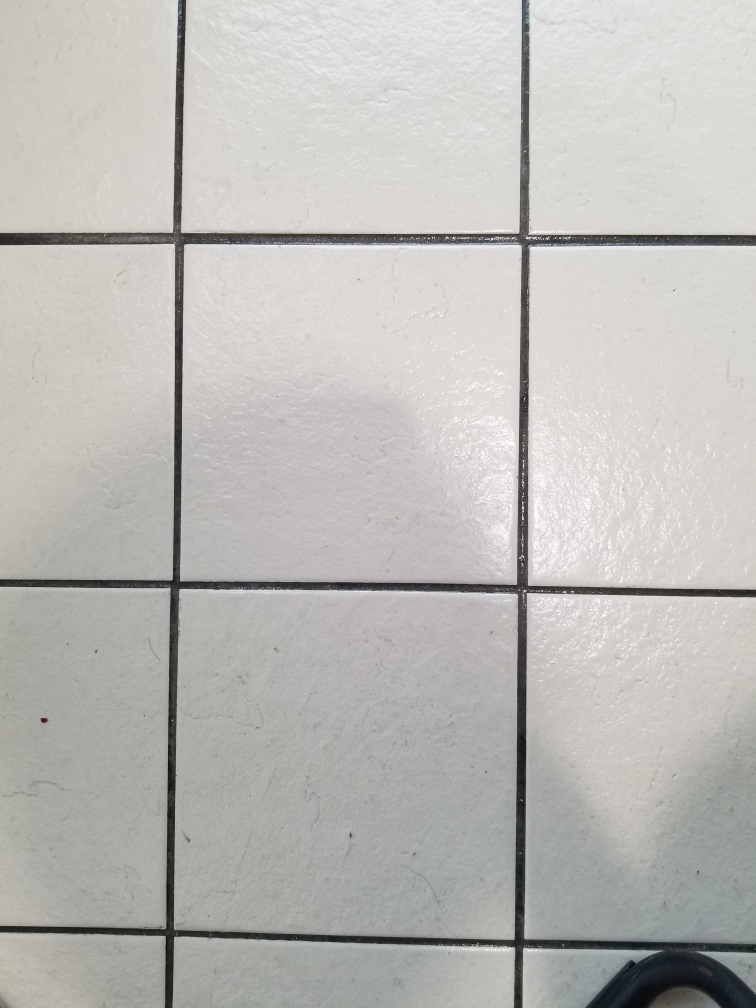
#> input picture image_manipulation_testing/the_floor.jpg, 3024 x 4032 px (shown at 1/4 size)
$ jupyter execute --allow-errors Capstone_Shape_Detection_Testing.ipynb
#> lines starting #> are read from the running program, lines starting #| are printed output that depends on the picture; after the words box and inside, x2 and y2 are one past the last pixel; in counts of white or black regions, pixels touching at a corner belong together
[cell 1]
import numpy as np
import matplotlib.pyplot as plt
import cv2
import imutils

[cell 2]
# read the image
img = cv2.imread("the_floor.jpg")
#> img is the input picture: shape (4032, 3024, 3); mean B, G, R 183.4, 186.9, 188.2

[cell 3]
# display image that was read in
plt.imshow(img)
plt.title('my picture')
plt.show()

[cell 4]
# convert to grayscale
grayscale = cv2.cvtColor(img, cv2.COLOR_BGR2GRAY)
plt.imshow(grayscale)
plt.title('my picture')
plt.show()

[cell 5]
(thresh, blackAndWhiteImage) = cv2.threshold(grayscale, 130, 255, cv2.THRESH_BINARY)
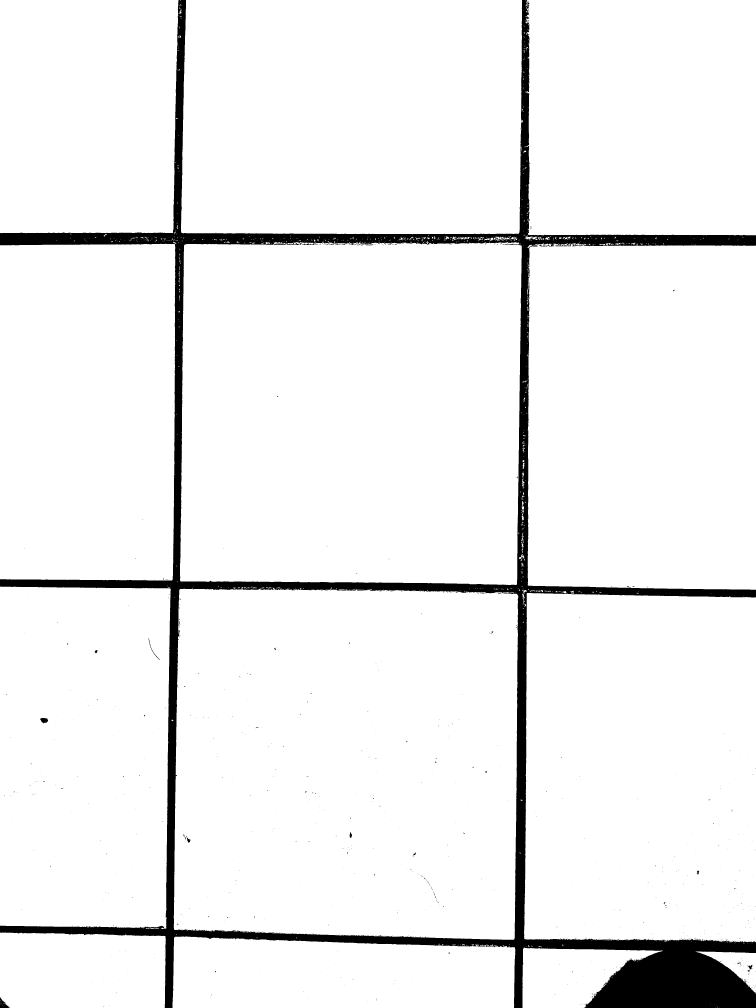
#> blackAndWhiteImage: shape (4032, 3024) (shown at 1/4 size); 94.3% white; 897 black regions (865 under 20 px), largest, box (x1, y1, x2, y2) and area: (0, 0, 3024, 4032) 684713, (0, 3989, 40, 4032) 782, (161, 2872, 192, 2896) 478
plt.imshow(blackAndWhiteImage)
plt.title('my picture')
plt.show()

[cell 6]
#Blend then convert to black and white again
# It might be helpful to use this once to reduce noise (with a regular threshhold)
# Then again to strengthen black lines (with a high threshhold)
kernel = np.ones((5,5),np.float32)/25
blended = cv2.filter2D(blackAndWhiteImage,-1,kernel)
(thresh, adjustedBlackAndWhiteImage) = cv2.threshold(blended, 220, 255, cv2.THRESH_BINARY)
#> adjustedBlackAndWhiteImage: shape (4032, 3024); 93.6% white; 144 black regions (61 under 20 px), largest, box (x1, y1, x2, y2) and area: (0, 0, 3024, 4032) 768687, (0, 3987, 41, 4032) 929, (159, 2870, 194, 2895) 630
plt.imshow(adjustedBlackAndWhiteImage)
plt.title('my picture')
plt.show()

[cell 7]
# perform edge detection
edges = cv2.Canny(adjustedBlackAndWhiteImage, 30, 100)
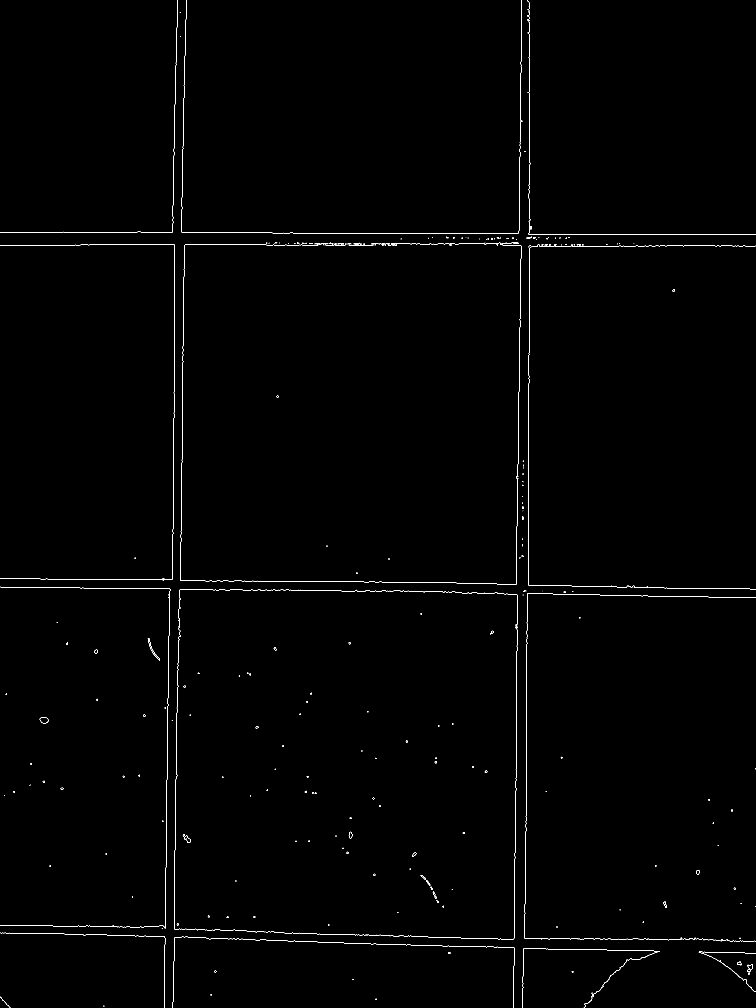
#> edges: shape (4032, 3024) (shown at 1/4 size); 0.32% white in thin lines or dots
plt.imshow(edges)
plt.title('my picture')
plt.show()

[cell 8]
# detect lines in the image using hough lines technique
lines = cv2.HoughLinesP(edges, 1, np.pi/180, 60, np.array([]), 50, 5)
#> lines = 144 rows, first 6: [2211, 937, 2362, 937], [1347, 933, 1645, 933], [700, 3370, 701, 3273], [2778, 2387, 2859, 2388], [2835, 2354, 2897, 2355], [282, 929, 332, 929]
for line in lines:
    for x1, y1, x2, y2 in line:
        cv2.line(img, (x1, y1), (x2, y2), (20, 220, 20), 3)
#> this loop made 144 passes
#> line on passes 1 to 12: [[2211, 937, 2362, 937]], [[1347, 933, 1645, 933]], [[700, 3370, 701, 3273]], [[2778, 2387, 2859, 2388]], [[2835, 2354, 2897, 2355]], [[282, 929, 332, 929]], [[2117, 445, 2117, 335]], [[1417, 3773, 1467, 3775]], [[697, 1481, 697, 1306]], [[2428, 3800, 2503, 3801]], [[167, 980, 321, 980]], [[1090, 932, 1159, 932]]
plt.imshow(img)
plt.show()

[cell 9]
##################################################################################################################3

[cell 10]
# Here's an approach I found online for detecting shapes


# load the image and resize it to a smaller factor so that
# the shapes can be approximated better
image = cv2.imread("the_floor.jpg")
resized = imutils.resize(image, width=100)
ratio = image.shape[0] / float(resized.shape[0])
#> ratio = 30.32
plt.imshow(resized)
plt.show()

[cell 11]
# convert the resized image to grayscale
gray = cv2.cvtColor(resized, cv2.COLOR_BGR2GRAY)
#> (the rest of this cell did not finish here and is left out)

[cell 12]
# blur it slightly
blurred = cv2.GaussianBlur(gray, (7, 7), 0)
plt.imshow(blurred)
plt.show()

[cell 13]
# threshhold it (convert to black and white)
# This needs to be adjusted for each individual picture depending on its lighting. Need to find a way to improve it
thresh = cv2.threshold(gray, 150, 255, cv2.THRESH_BINARY)[1]
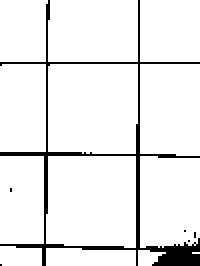
#> thresh: shape (133, 100) (shown 2 times larger); 92.7% white; 6 black regions (5 under 20 px), largest, box (x1, y1, x2, y2) and area: (0, 0, 100, 133) 968
plt.imshow(thresh)
plt.show()

[cell 14]
# Part of an idea I have to manually reduce noise/solidify lines

whites = 0
zeroes = 0
ones = 0
twos = 0
threes = 0
fours = 0
for i in range(len(thresh)):
    for j in range(len(thresh[1])):
        if thresh[i][j] == 0:
            blackEdges = 4
            if j != 0 and thresh[i][j-1] == 255:
                blackEdges -= 1
            if j != len(thresh[1])-1 and thresh[i][j+1] == 255:
                blackEdges -= 1
            if i != 0 and thresh[i-1][j] == 255:
                blackEdges -= 1
            if i != len(thresh)-1 and thresh[i+1][j] == 255:
                blackEdges -= 1
            if blackEdges == 4:
                fours += 1
            if blackEdges == 3:
                threes += 1
            if blackEdges == 2:
                twos += 1
            if blackEdges == 1:
                ones += 1
            if blackEdges == 0:
                zeroes += 1
        else:
            whites += 1
#> this loop made 133 passes
#> after the loop, fours = 182; ones = 11; threes = 436; twos = 344; whites = 12324; zeroes = 3

print("Whites",whites)
#| Whites 12324
print("Zeroes",zeroes)
#| Zeroes 3
print("Ones",ones)
#| Ones 11
print("Twos",twos)
#| Twos 344
print("Threes",threes)
#| Threes 436
print("Fours",fours)
#| Fours 182

[cell 15]
biased1 = thresh.copy()
biased2 = thresh.copy()
whited = 999999
while whited > 0:
    biased1 = biased2.copy()
    whited = 0
    for i in range(len(biased1)):
        for j in range(len(biased1[1])):
            if biased1[i][j] == 0:
                blackEdges = 4
                if j != 0 and biased1[i][j-1] == 255:
                    blackEdges -= 1
                if j != len(biased1[1])-1 and biased1[i][j+1] == 255:
                    blackEdges -= 1
                if i != 0 and biased1[i-1][j] == 255:
                    blackEdges -= 1
                if i != len(biased1)-1 and biased1[i+1][j] == 255:
                    blackEdges -= 1
                if blackEdges <= 1:
                    biased2[i][j] = 255
                    whited += 1
                else:
                    biased2[i][j] = 0
            else:
                biased2[i][j] = 255
    print("Whited",whited)

plt.imshow(biased2)
plt.show()

#> (a cell that did not finish here is left out)

[cell 17]
biased1 = thresh.copy()
biased2 = thresh.copy()
#for repeats in range(10)
whited = 1
while whited > 0:
    biased1 = biased2.copy()
    whited = 0
    for i in range(len(biased1)):
        for j in range(len(biased1[1])):
            if biased1[i][j] == 0:
                if j > 0 and j < len(biased1[1])-2 and biased1[i][j-1] == 255 and biased1[i][j+1] == 0 and biased1[i][j+2] == 0:
                    biased2[i][j] = 255
                    whited += 1
                elif j > 1 and j < len(biased1[1])-1 and biased1[i][j-1] == 0 and biased1[i][j-2] == 0 and biased1[i][j+1] == 255:
                    biased2[i][j] = 255
                    whited += 1
                elif i > 0 and i < len(biased1)-2 and biased1[i-1][j] == 255 and biased1[i+1][j] == 0 and biased1[i+2][j] == 0:
                    biased2[i][j] = 255
                    whited += 1
                elif i > 1 and i < len(biased1)-1 and biased1[i-1][j] == 0 and biased1[i-2][j] == 0 and biased1[i+1][j] == 255:
                    biased2[i][j] = 255
                    whited += 1
                else:
                    biased2[i][j] = 0
            else:
                biased2[i][j] = 255
    print("Whited",whited)
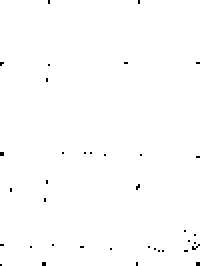
#> biased2: shape (133, 100) (shown 2 times larger); 99.5% white; black in thin lines or dots

plt.imshow(biased2)
plt.show()

[cell 18]
image = cv2.imread("dot_lines_incomplete.jpg")
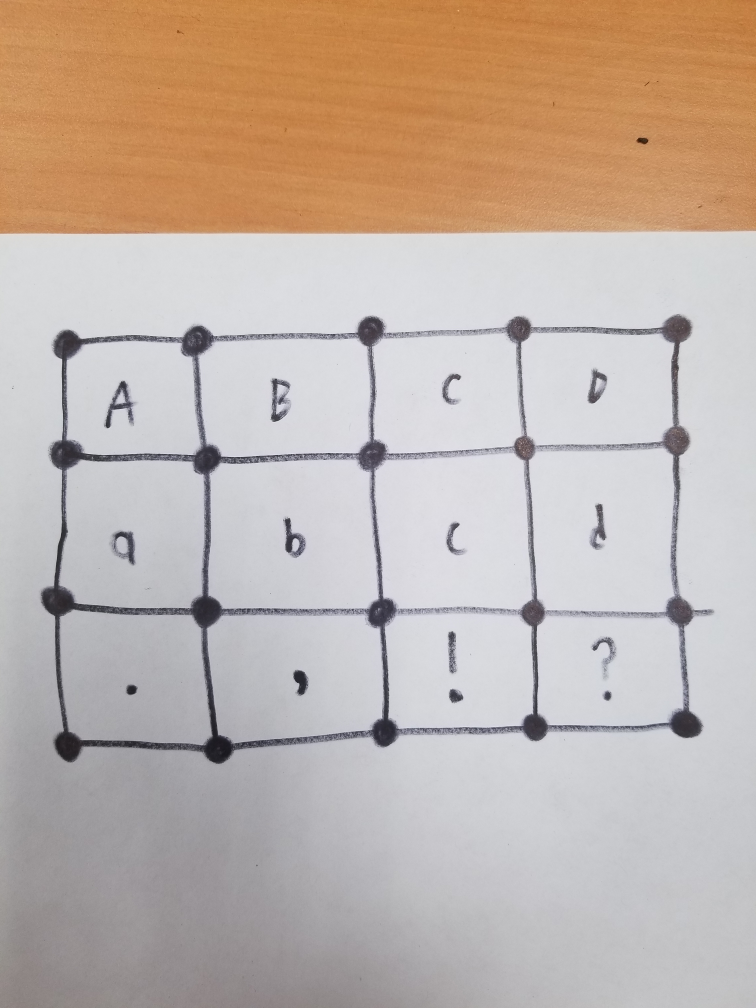
#> input picture image_manipulation_testing/dot_lines_incomplete.jpg, 3024 x 4032 px (shown at 1/4 size)
#> image is the input picture: shape (4032, 3024, 3); mean B, G, R 169.4, 178.7, 193.2
plt.imshow(image)
plt.show()

[cell 19]
# Picture with dots and lines along the grid

# load the image and resize it to a smaller factor so that
# the shapes can be approximated better
image = cv2.imread("dot_lines_incomplete.jpg")
resized = imutils.resize(image, width=100)
ratio = image.shape[0] / float(resized.shape[0])
gray = cv2.cvtColor(resized, cv2.COLOR_BGR2GRAY)
blurred = cv2.GaussianBlur(gray, (7, 7), 0)
thresh = cv2.threshold(gray, 150, 255, cv2.THRESH_BINARY)[1]
#> thresh: shape (133, 100); 78.9% white; 51 black regions (46 under 20 px), largest, box (x1, y1, x2, y2) and area: (7, 0, 100, 30) 1635, (0, 114, 53, 133) 561, (5, 44, 46, 101) 279, (86, 42, 91, 66) 39, (47, 91, 67, 99) 32
plt.imshow(thresh)
plt.show()

[cell 20]
cut = thresh.copy()
for i in range(0,int(thresh.shape[0]*.23)):
    for j in range(thresh.shape[1]):
        cut[i][j] = 255
for i in range(int(thresh.shape[0]*.77),thresh.shape[0]):
    for j in range(thresh.shape[1]):
        cut[i][j] = 255
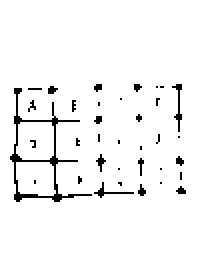
#> cut: shape (133, 100) (shown 2 times larger); 95.8% white; black in thin lines or dots, all inside (x1, y1, x2, y2) = (5, 42, 93, 101)
plt.imshow(cut)
plt.show()

[cell 21]
kernel = np.ones((5,5),np.float32)/25
blended = cv2.filter2D(cut,-1,kernel)
#> blended: shape (133, 100)
plt.imshow(blended)
plt.show()

[cell 22]
# perform edge detection
edges = cv2.Canny(blended, 30, 100)
#> edges: shape (133, 100); 7.4% white in thin lines or dots, all inside (x1, y1, x2, y2) = (4, 41, 93, 102)
plt.imshow(edges)
plt.show()
print("This looks promising! If we are able to more effectively recognize the grid, then this would roughly trace the grid squares. \nThe dots are helpful too, since they ensure we can recognize the intersections of lines\nStill, improvements definitely need to be made. First things first, a printable grid\nOnce we get a semi-reliable grid, we could either cut along the lines, or do hough transforms to recognize slants")

[cell 23]
# Picture with dots and lines along the grid

# load the image and resize it to a smaller factor so that
# the shapes can be approximated better
image = cv2.imread("dot_lines_incomplete.jpg")
resized = imutils.resize(image, width=100)
ratio = image.shape[0] / float(resized.shape[0])
gray = cv2.cvtColor(resized, cv2.COLOR_BGR2GRAY)
#blurred = cv2.GaussianBlur(gray, (7, 7), 0)
thresh = cv2.threshold(gray, 200, 255, cv2.THRESH_BINARY)[1]
#> thresh: shape (133, 100); 39.5% white; 12 white regions, largest, box (x1, y1, x2, y2) and area: (0, 31, 100, 115) 2510, (50, 60, 70, 80) 365, (70, 59, 89, 80) 348
cut = thresh.copy()
top_bound = int(thresh.shape[0]*.23)
#> top_bound = 30
bottom_bound = int(thresh.shape[0]*.77)
#> bottom_bound = 102
for i in range(0,top_bound):
    for j in range(thresh.shape[1]):
        cut[i][j] = 255
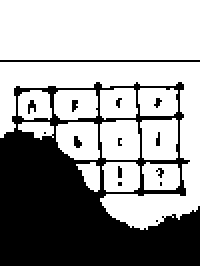
#> cut: shape (133, 100) (shown 2 times larger); 62.1% white; 15 black regions (13 under 20 px), largest, box (x1, y1, x2, y2) and area: (0, 41, 100, 133) 4828, (0, 30, 100, 31) 100
for i in range(bottom_bound,thresh.shape[0]):
    for j in range(thresh.shape[1]):
        cut[i][j] = 255
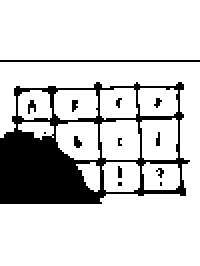
#> cut: shape (133, 100) (shown 2 times larger); 82.5% white; 14 black regions (12 under 20 px), largest, box (x1, y1, x2, y2) and area: (0, 41, 95, 102) 2108, (0, 30, 100, 31) 100
plt.imshow(cut)
plt.show()

[cell 24]
#sum up the total number of black pixels in each row/column
sumhorizontal = np.zeros(cut.shape[0])
#> sumhorizontal = 133 values from 0 to 0
sumvertical = np.zeros(cut.shape[1])
#> sumvertical = 100 values from 0 to 0
for i in range(0,int(cut.shape[0])):
    for j in range(0,int(cut.shape[1])):
        sumhorizontal[i] += cut[i][j]/255
        sumvertical[j] += cut[i][j]/255
#> after the loop, sumhorizontal = 133 values, max 100 at index 0, min 0 at index 30, mean 82.55; sumvertical = 100 values, max 132 at index 95, min 73 at index 8, mean 109.8

#Get rid of sums that are TOO low. They're probably noise, not grid lines
for i in range(len(sumhorizontal)):
    if sumhorizontal[i] < .25 * cut.shape[1]:
        sumhorizontal[i] = 999
#> after the loop, sumhorizontal = 133 values, max 999 at index 30, min 26 at index 81, mean 112.3
for i in range(len(sumvertical)):
    if sumvertical[i] < .25 * cut.shape[0]:
        sumvertical[i] = 999
#> this loop made 100 passes

horizontal_lines = 4
horizontal_interval = 10
min_horizontal_positions = np.zeros(horizontal_lines)
for line in range(horizontal_lines):
    min_index = np.argmin(sumhorizontal)
    min_horizontal_positions[line] = min_index

    if min_index < horizontal_interval:
        i = 0
    else:
        i = min_index - horizontal_interval
    while i <= min_index + horizontal_interval and i < len(sumhorizontal):
        sumhorizontal[i] = 999
        i += 1
#> this loop made 4 passes
#> min_index on passes 1 to 4: 81, 59, 44, 97
#> after the loop, min_horizontal_positions = [81, 59, 44, 97]; sumhorizontal = 133 values, max 999 at index 30, min 63 at index 70, mean 599.9

vertical_lines = 5
vertical_interval = 10
min_vertical_positions = np.zeros(vertical_lines)
for line in range(vertical_lines):
    min_index = np.argmin(sumvertical)
    min_vertical_positions[line] = min_index

    if min_index < vertical_interval:
        i = 0
    else:
        i = min_index - vertical_interval
    while i <= min_index + vertical_interval and i < len(sumvertical):
        sumvertical[i] = 999
        i += 1
#> this loop made 5 passes
#> min_index on passes 2 to 5: 26, 89, 49, 70
#> min_index on pass 1: 8
#> after the loop, min_vertical_positions = [8, 26, 89, 49, 70]; sumvertical = 100 values, max 999 at index 0, min 98 at index 37, mean 981

min_horizontal_positions = np.sort(min_horizontal_positions).astype(int)
#> min_horizontal_positions = [44, 59, 81, 97]
min_vertical_positions = np.sort(min_vertical_positions).astype(int)
#> min_vertical_positions = [8, 26, 49, 70, 89]
min_vertical_positions
#> Out = [8, 26, 49, 70, 89]

[cell 25]
gridded = cut.copy()
for i in min_horizontal_positions:
    for j in range(gridded.shape[1]):
        gridded[i][j] = 130
#> this loop made 4 passes
#> i on passes 1 to 4: 44, 59, 81, 97
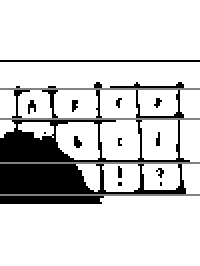
#> gridded: shape (133, 100) (shown 2 times larger); 3.01% of pixels changed, all inside (x1, y1, x2, y2) = (0, 44, 100, 98)
for j in min_vertical_positions:
    for i in range(gridded.shape[0]):
        gridded[i][j] = 130
#> this loop made 5 passes
#> j on passes 1 to 5: 8, 26, 49, 70, 89
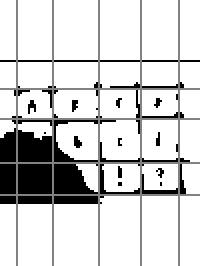
#> gridded: shape (133, 100) (shown 2 times larger); 4.85% of pixels changed, all inside (x1, y1, x2, y2) = (8, 0, 90, 133)

plt.imshow(gridded)
plt.show()
